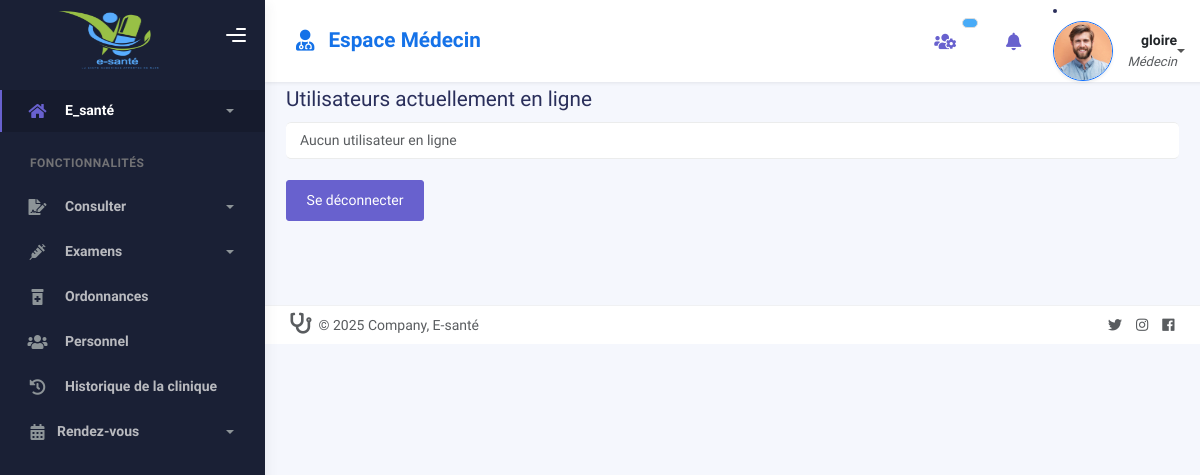
/protocole/gestion-presences/ (signed in), run on an earlier commit of the app's database.
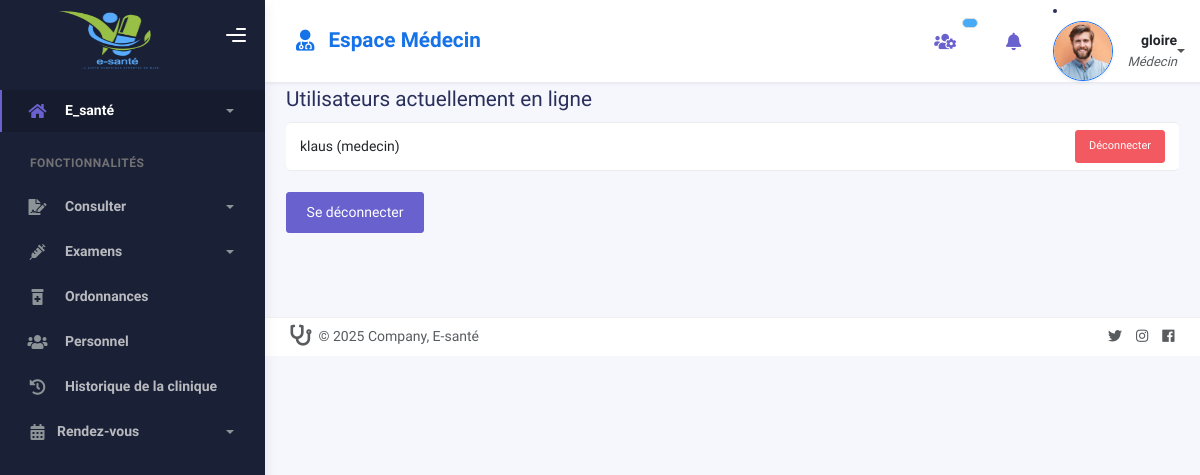
And on a later commit of the database.
### home/models.py (models this page shows, shortened)
class User(AbstractUser):
    role = models.CharField(max_length=20, choices=USER_ROLE_CHOICES, default='accueil')
    def __str__(self):
        return f"{self.username} ({self.get_role_display()})"

### Protocole/views.py (the view)
# urls.py: path('gestion-presences/', proto_views.manage_connected_users, name='manage_connected_users'),
@login_required
def manage_connected_users(request):
    User = get_user_model()
    sessions = Session.objects.filter(expire_date__gte=now())
    user_ids = []
    session_keys = {}
    for session in sessions:
        data = session.get_decoded()
        if '_auth_user_id' in data:
            user_id = data['_auth_user_id']
            user_ids.append(user_id)
            session_keys[user_id] = session.session_key
    users = User.objects.filter(id__in=user_ids)
    if request.method == "POST":
        user_id = request.POST.get("user_id")
        if user_id in session_keys:
            Session.objects.filter(session_key=session_keys[user_id]).delete()
            return redirect('manage_connected_users')
    return render(request, "protocole/manage_connected_users.html", {
        "users": users,
        "session_keys": session_keys
    })

### home/context_processors.py (called while the page is built)
def users_online(request):
    User = get_user_model()
    sessions = Session.objects.filter(expire_date__gte=timezone.now())
    user_ids = []
    for session in sessions:
        data = session.get_decoded()
        uid = data.get('_auth_user_id')
        if uid:
            user_ids.append(uid)
    active_users = User.objects.filter(id__in=user_ids)
    return {
        'active_users': active_users,
        'users_online_count': active_users.count(),
    }

### Protocole/templates/protocole/manage_connected_users.html (shortened to what this page needs)
{% extends "dashboard/base.html" %}
{% block content %}
<div class="container mt-5">
  <h4>Utilisateurs actuellement en ligne</h4>
  <ul class="list-group mb-4">
    {% for user in users %}
      <li class="list-group-item d-flex justify-content-between align-items-center">
        {{ user.username }} ({{ user.role|default:"Utilisateur" }})
        <form method="post" class="d-inline">
          <button type="submit" class="btn btn-sm btn-danger">Déconnecter</button>
        </form>
      </li>
    {% empty %}
      <li class="list-group-item text-muted text-center">Aucun utilisateur en ligne</li>
    {% endfor %}
  </ul>
  <a href="{% url 'logout' %}" class="btn btn-secondary">Se déconnecter</a>
</div>
{% endblock %}

What changed in the data, as far as the page shows it:
now on this page (row edited): User: username "klaus", role "medecin"
Also different on the page:
text no longer shown: "Aucun utilisateur en ligne"
